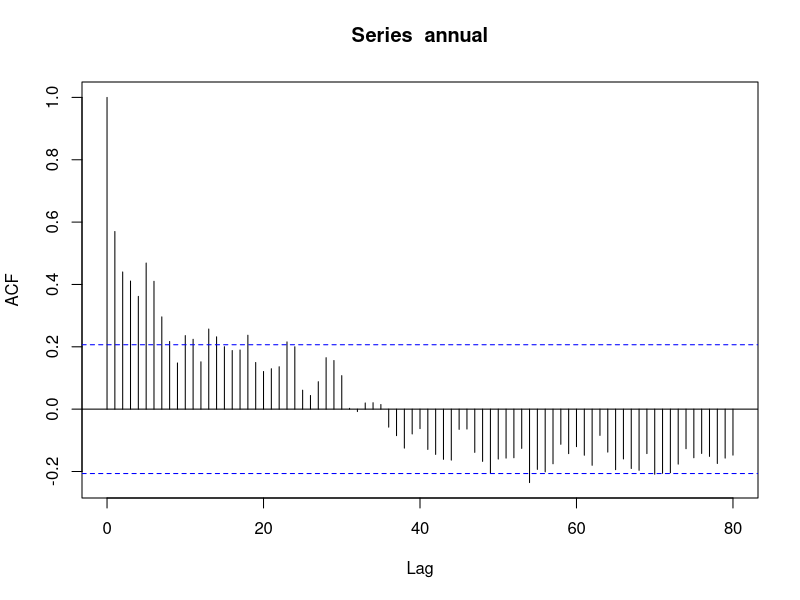
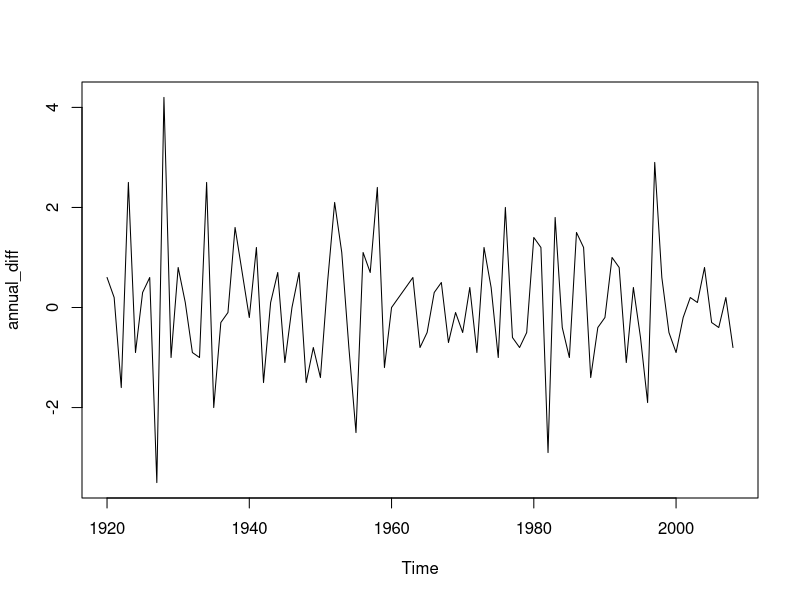
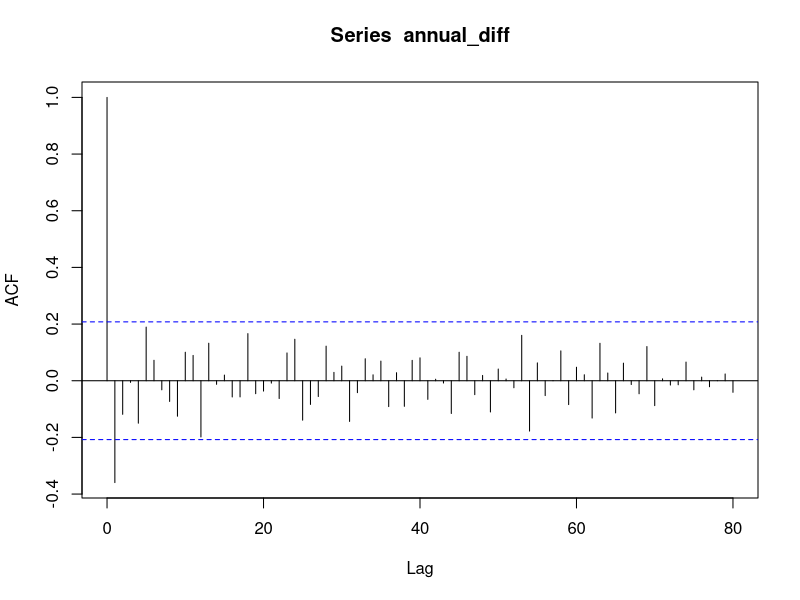
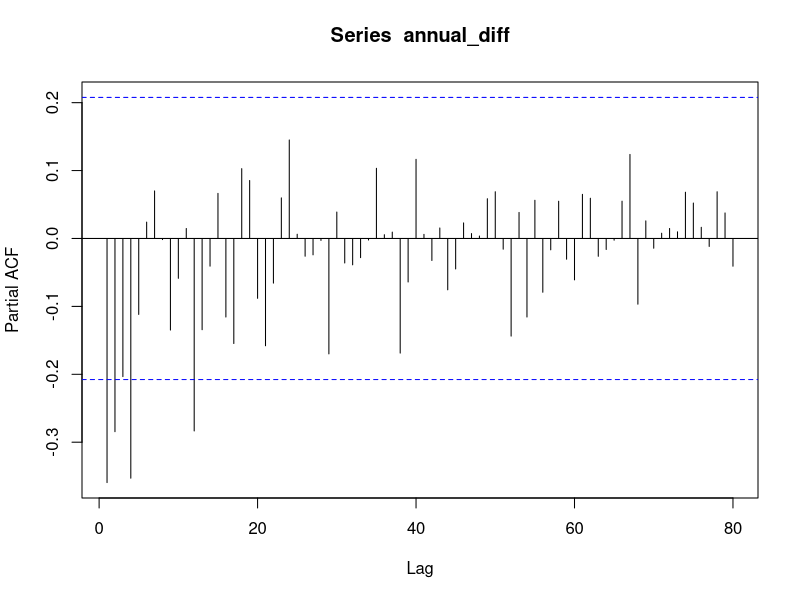
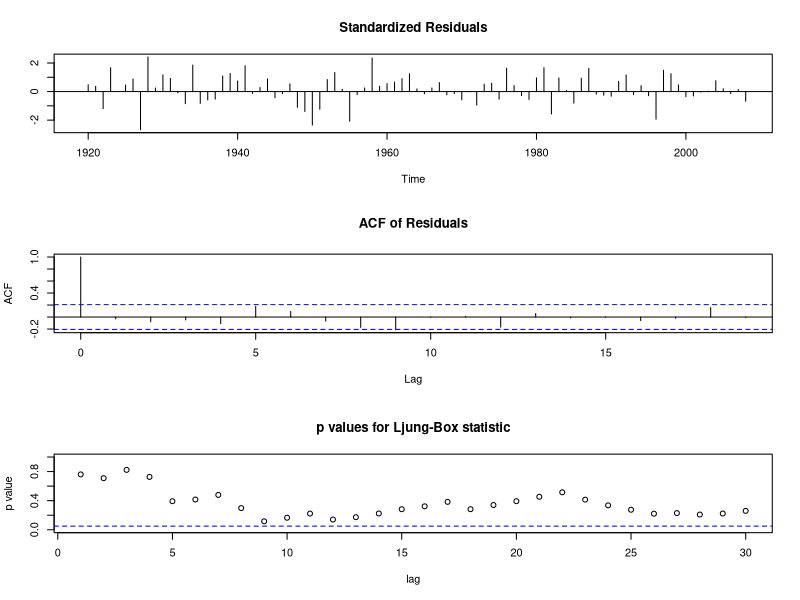

Generate these figures, in order, with R:
## ---- chunk 1
knitr::opts_chunk$set(echo = TRUE)
## ---- chunk 2
temp <- read.csv("TempPG.csv", header = TRUE)
annual <- ts(temp$Annual, start = 1919, end = 2008)
ar_fit <- arima(annual, order = c(1, 0, 0))
c(ar_fit$coef, sigma2 = ar_fit$sigma2)
## ---- chunk 3
acf(annual, lag.max = 80)
## ---- chunk 4
annual_diff <- diff(annual)
plot(annual_diff)
acf(annual_diff, lag.max = 80)
pacf(annual_diff, lag.max = 80)
## ---- chunk 5
arima_fit <- arima(annual, order = c(1, 1, 1))
c(arima_fit$coef, sigma2 = arima_fit$sigma2)
## ---- chunk 6
tsdiag(arima_fit, gof.lag = 30)
## ---- chunk 7
c(AIC_AR1 = AIC(ar_fit),
  AIC_ARIMA111 = AIC(arima_fit))
